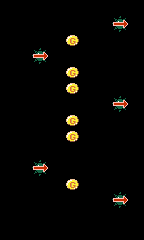

A 2D game scene composited from a Tiled map and its tileset images. What follows is a short description and the map's XML, with every tile layer's data as written:
An orthogonal 9x15 tile map with 16x16 px tiles, 1 tile layer (map).

<map version="1.0" orientation="orthogonal" renderorder="right-down" width="9" height="15" tilewidth="16" tileheight="16" nextobjectid="1">
 <tileset firstgid="1" name="tileset" tilewidth="16" tileheight="16" tilecount="64" columns="8">
  <image source="tileset.png" width="128" height="128" />
 </tileset>
 <layer name="map" width="9" height="15">
  <data encoding="csv">
0,0,0,0,0,0,0,0,0,
0,0,0,0,0,0,0,3,0,
0,0,0,0,25,0,0,0,0,
0,0,3,0,0,0,0,0,0,
0,0,0,0,25,0,0,0,0,
0,0,0,0,25,0,0,0,0,
0,0,0,0,0,0,0,3,0,
0,0,0,0,25,0,0,0,0,
0,0,0,0,25,0,0,0,0,
0,0,0,0,0,0,0,0,0,
0,0,3,0,0,0,0,0,0,
0,0,0,0,25,0,0,0,0,
0,0,0,0,0,0,0,3,0,
0,0,0,0,0,0,0,0,0,
0,0,0,0,0,0,0,0,0
</data>
 </layer>
</map>
